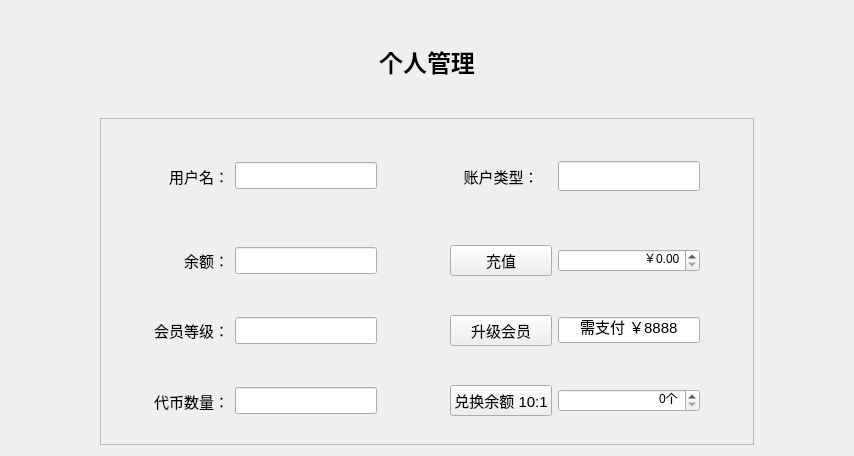
      <widget class="QWidget" name="managePage">
       <layout class="QGridLayout" name="gridLayout_8" rowstretch="1,1,1,10" columnstretch="0,0,0">
        <item row="1" column="1">
         <widget class="QLabel" name="label_head_3">
          <property name="font">
           <font>
            <family>微软雅黑</family>
            <pointsize>18</pointsize>
            <weight>75</weight>
            <bold>true</bold>
           </font>
          </property>
          <property name="text">
           <string>个人管理</string>
          </property>
          <property name="alignment">
           <set>Qt::AlignCenter</set>
          </property>
         </widget>
        </item>
        <item row="2" column="1">
         <spacer name="verticalSpacer_7">
          <property name="orientation">
           <enum>Qt::Vertical</enum>
          </property>
          <property name="sizeHint" stdset="0">
           <size>
            <width>20</width>
            <height>40</height>
           </size>
          </property>
         </spacer>
        </item>
        <item row="1" column="2" rowspan="3">
         <spacer name="horizontalSpacer_12">
          <property name="orientation">
           <enum>Qt::Horizontal</enum>
          </property>
          <property name="sizeHint" stdset="0">
           <size>
            <width>89</width>
            <height>358</height>
           </size>
          </property>
         </spacer>
        </item>
        <item row="1" column="0" rowspan="3">
         <spacer name="horizontalSpacer_11">
          <property name="orientation">
           <enum>Qt::Horizontal</enum>
          </property>
          <property name="sizeHint" stdset="0">
           <size>
            <width>89</width>
            <height>358</height>
           </size>
          </property>
         </spacer>
        </item>
        <item row="0" column="1">
         <spacer name="verticalSpacer_8">
          <property name="orientation">
           <enum>Qt::Vertical</enum>
          </property>
          <property name="sizeHint" stdset="0">
           <size>
            <width>20</width>
            <height>40</height>
           </size>
          </property>
         </spacer>
        </item>
        <item row="3" column="1">
         <widget class="QFrame" name="frame">
          <property name="sizePolicy">
           <sizepolicy hsizetype="Preferred" vsizetype="Preferred">
            <horstretch>0</horstretch>
            <verstretch>0</verstretch>
           </sizepolicy>
          </property>
          <property name="frameShape">
           <enum>QFrame::StyledPanel</enum>
          </property>
          <property name="frameShadow">
           <enum>QFrame::Plain</enum>
          </property>
          <layout class="QGridLayout" name="gridLayout_7" columnstretch="2,0,0,0,0,0,0">
           <item row="0" column="2">
            <widget class="QLineEdit" name="lineEdit_Username">
             <property name="enabled">
              <bool>true</bool>
             </property>
             <property name="font">
              <font>
               <pointsize>12</pointsize>
              </font>
             </property>
             <property name="readOnly">
              <bool>true</bool>
             </property>
            </widget>
           </item>
           <item row="0" column="6" rowspan="4">
            <spacer name="horizontalSpacer_14">
             <property name="orientation">
              <enum>Qt::Horizontal</enum>
             </property>
             <property name="sizeHint" stdset="0">
              <size>
               <width>44</width>
               <height>292</height>
              </size>
             </property>
            </spacer>
           </item>
           <item row="1" column="1">
            <widget class="QLabel" name="label_Balance">
             <property name="font">
              <font>
               <pointsize>11</pointsize>
              </font>
             </property>
             <property name="text">
              <string>余额：</string>
             </property>
             <property name="alignment">
              <set>Qt::AlignRight|Qt::AlignTrailing|Qt::AlignVCenter</set>
             </property>
            </widget>
           </item>
           <item row="0" column="0" rowspan="4">
            <spacer name="horizontalSpacer_13">
             <property name="orientation">
              <enum>Qt::Horizontal</enum>
             </property>
             <property name="sizeHint" stdset="0">
              <size>
               <width>44</width>
               <height>292</height>
              </size>
             </property>
            </spacer>
           </item>
           <item row="0" column="1">
            <widget class="QLabel" name="label_Username">
             <property name="font">
              <font>
               <pointsize>11</pointsize>
              </font>
             </property>
             <property name="text">
              <string>用户名：</string>
             </property>
             <property name="alignment">
              <set>Qt::AlignRight|Qt::AlignTrailing|Qt::AlignVCenter</set>
             </property>
            </widget>
           </item>
           <item row="0" column="3" rowspan="4">
            <spacer name="horizontalSpacer_10">
             <property name="orientation">
              <enum>Qt::Horizontal</enum>
             </property>
             <property name="sizeHint" stdset="0">
              <size>
               <width>67</width>
               <height>258</height>
              </size>
             </property>
            </spacer>
           </item>
           <item row="2" column="2">
            <widget class="QLineEdit" name="lineEdit_Level">
             <property name="enabled">
              <bool>true</bool>
             </property>
             <property name="font">
              <font>
               <pointsize>12</pointsize>
              </font>
             </property>
             <property name="text">
              <string/>
             </property>
             <property name="readOnly">
              <bool>true</bool>
             </property>
            </widget>
           </item>
           <item row="1" column="2">
            <widget class="QLineEdit" name="lineEdit_Balance">
             <property name="font">
              <font>
               <pointsize>12</pointsize>
              </font>
             </property>
             <property name="inputMask">
              <string/>
             </property>
             <property name="readOnly">
              <bool>true</bool>
             </property>
            </widget>
           </item>
           <item row="2" column="1">
            <widget class="QLabel" name="label_Level">
             <property name="enabled">
              <bool>true</bool>
             </property>
             <property name="font">
              <font>
               <pointsize>11</pointsize>
              </font>
             </property>
             <property name="text">
              <string>会员等级：</string>
             </property>
             <property name="alignment">
              <set>Qt::AlignRight|Qt::AlignTrailing|Qt::AlignVCenter</set>
             </property>
            </widget>
           </item>
           <item row="3" column="1">
            <widget class="QLabel" name="label_Token">
             <property name="enabled">
              <bool>true</bool>
             </property>
             <property name="font">
              <font>
               <pointsize>11</pointsize>
              </font>
             </property>
             <property name="text">
              <string>代币数量：</string>
             </property>
             <property name="alignment">
              <set>Qt::AlignRight|Qt::AlignTrailing|Qt::AlignVCenter</set>
             </property>
            </widget>
           </item>
           <item row="3" column="2">
            <widget class="QLineEdit" name="lineEdit_Token">
             <property name="enabled">
              <bool>true</bool>
             </property>
             <property name="font">
              <font>
               <pointsize>12</pointsize>
              </font>
             </property>
             <property name="text">
              <string/>
             </property>
             <property name="readOnly">
              <bool>true</bool>
             </property>
            </widget>
           </item>
           <item row="0" column="4">
            <widget class="QLabel" name="label_2">
             <property name="font">
              <font>
               <pointsize>11</pointsize>
              </font>
             </property>
             <property name="text">
              <string>账户类型：</string>
             </property>
             <property name="alignment">
              <set>Qt::AlignCenter</set>
             </property>
            </widget>
           </item>
           <item row="1" column="4">
            <widget class="QPushButton" name="pushButton_Recharge">
             <property name="enabled">
              <bool>true</bool>
             </property>
             <property name="font">
              <font>
               <pointsize>11</pointsize>
              </font>
             </property>
             <property name="text">
              <string>充值</string>
             </property>
            </widget>
           </item>
           <item row="1" column="5">
            <widget class="QDoubleSpinBox" name="doubleSpinBox_Recharge">
             <property name="enabled">
              <bool>true</bool>
             </property>
             <property name="alignment">
              <set>Qt::AlignRight|Qt::AlignTrailing|Qt::AlignVCenter</set>
             </property>
             <property name="prefix">
              <string>￥</string>
             </property>
             <property name="maximum">
              <double>9999999.990000000223517</double>
             </property>
            </widget>
           </item>
           <item row="2" column="4">
            <widget class="QPushButton" name="pushButton_Upgrade">
             <property name="enabled">
              <bool>true</bool>
             </property>
             <property name="font">
              <font>
               <pointsize>11</pointsize>
              </font>
             </property>
             <property name="text">
              <string>升级会员</string>
             </property>
            </widget>
           </item>
           <item row="3" column="4">
            <widget class="QPushButton" name="pushButton_Exchange">
             <property name="enabled">
              <bool>true</bool>
             </property>
             <property name="font">
              <font>
               <pointsize>11</pointsize>
              </font>
             </property>
             <property name="text">
              <string>兑换余额 10:1</string>
             </property>
            </widget>
           </item>
           <item row="3" column="5">
            <widget class="QSpinBox" name="spinBox_Token">
             <property name="enabled">
              <bool>true</bool>
             </property>
             <property name="alignment">
              <set>Qt::AlignRight|Qt::AlignTrailing|Qt::AlignVCenter</set>
             </property>
             <property name="suffix">
              <string>个</string>
             </property>
             <property name="prefix">
              <string/>
             </property>
             <property name="maximum">
              <number>999999999</number>
             </property>
            </widget>
           </item>
           <item row="0" column="5">
            <widget class="QLineEdit" name="lineEdit_userClass">
             <property name="font">
              <font>
               <family>微软雅黑</family>
               <pointsize>11</pointsize>
              </font>
             </property>
             <property name="alignment">
              <set>Qt::AlignCenter</set>
             </property>
             <property name="readOnly">
              <bool>true</bool>
             </property>
            </widget>
           </item>
           <item row="2" column="5">
            <widget class="QLineEdit" name="lineEdit_note">
             <property name="enabled">
              <bool>true</bool>
             </property>
             <property name="font">
              <font>
               <pointsize>11</pointsize>
              </font>
             </property>
             <property name="text">
              <string>需支付 ￥8888</string>
             </property>
             <property name="alignment">
              <set>Qt::AlignCenter</set>
             </property>
            </widget>
           </item>
          </layout>
         </widget>
        </item>
       </layout>
      </widget>
